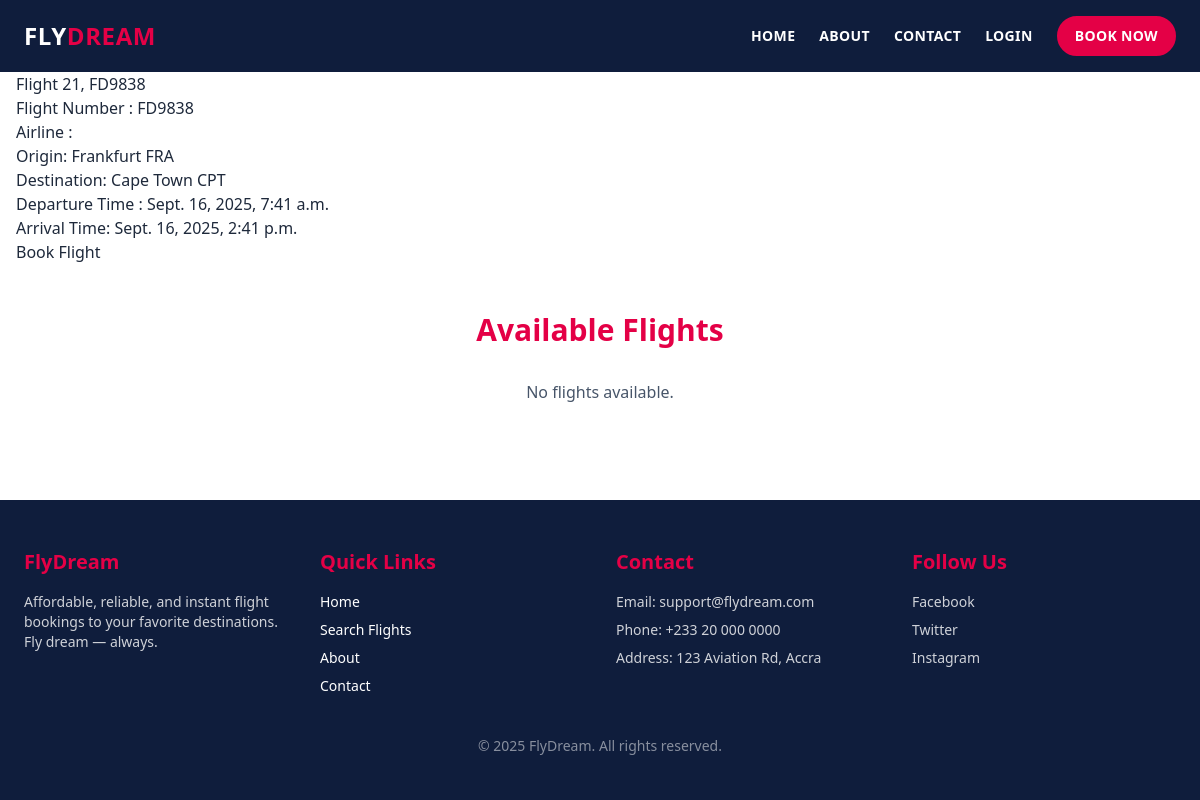
Screenshot of /21 with the database file from the repository.
### Flights/models.py (models this page shows, shortened)
class Flight(models.Model):
    flight_number = models.CharField(max_length=20)
    airline = models.CharField(max_length=64)
    origin = models.ForeignKey(Airport, on_delete=models.CASCADE, related_name="departures")
    destination = models.ForeignKey(Airport, on_delete=models.CASCADE, related_name="arrivals")
    departure_time = models.DateTimeField()
    arrival_time = models.DateTimeField()
    price = models.DecimalField(max_digits=10, decimal_places=2)
    flight_class = (
        ('economy', 'Economy'),
        ('business', 'Business'),
        ('first', 'First')
    )
    travel_class = models.CharField(max_length=20, choices = flight_class, default = 'economy')

class Airport(models.Model):
    name = models.CharField(max_length=64)
    code = models.CharField(max_length=3, unique=True)
    city = models.CharField(max_length=64)
    country =models.CharField(max_length=64)
    def __str__(self):
        return f'{self.city} {self.code}'

### Flights/views.py (the view)
# urls.py: path('<int:flight_id>', views.flight, name="flight"),
def flight(request, flight_id):
    if Flight.objects.filter(id=flight_id).exists():
        flight = Flight.objects.get(id=flight_id)
        return render(request, 'flights/flight.html', {
            'flight' : flight,
            })
    return render (request, 'flights/404.html', {
        'flight' : flight_id
    })

### Flights/templates/flights/flight.html
{% extends 'flights/layout.html' %}
{% block content %}
    <h1> Flight {{ flight.id }}, {{flight.flight_number}}
    </h1>
    <ul>
        <li>Flight Number : {{ flight.flight_number }}</li>
        <li>Airline : {{flight.airline }}</li>
        <li> Origin: {{ flight.origin }} </li>
        <li> Destination: {{ flight.destination }} </li>
        <li>Departure Time  : {{ flight.departure_time }}</li>
        <li> Arrival Time: {{ flight.arrival_time }} </li>
    </ul>
    <a href="{% url 'book' %}">Book Flight</a>
<section class="bg-white py-12 px-6 rounded-lg mb-12" id="flights">
  <h1 class="text-3xl font-bold text-primary mb-8 text-center">Available Flights</h1>
  <div class="grid gap-6 md:grid-cols-2 lg:grid-cols-3">
    {% for flight in flights %}
      <div class="bg-amber-50 border border-amber-200 rounded-xl shadow hover:shadow-lg transition p-6 space-y-3">
        <div class="flex justify-between items-center text-rose-900">
          <h3 class="text-lg font-bold">Flight {{ flight.flight_number }}</h3>
          <span class="bg-rose-900 text-amber-200 text-xs px-3 py-1 rounded-full">Available</span>
        </div>
        <p class="text-sm text-rose-800">
           From <span class="font-semibold">{{ flight.origin }}</span> to <span class="font-semibold">{{ flight.destination }}</span>
        </p>
        <p class="text-sm text-rose-700">Departure: <span class="font-medium">{{ flight.departure_time }}</span></p>
        <p class="text-sm text-rose-700">Arrival: <span class="font-medium">{{ flight.arrival_time }}</span></p>
        <div class="mt-4">
          <a href="{% url 'flight' flight.id %}" class="inline-block bg-primary text-rose-700 px-4 py-2 rounded-lg hover:bg-primaryDark transition">
            View Details
          </a>
        </div>
      </div>
    {% empty %}
      <p class="col-span-full text-center text-slate-600">No flights available.</p>
    {% endfor %}
  </div>
{% endblock  %}

### rows the page displays
Flight: id "21", flight_number "FD9838", origin "Frankfurt FRA", destination "Cape Town CPT", departure_time "Sept. 16, 2025, 7:41 a.m.", arrival_time "Sept. 16, 2025, 2:41 p.m."
